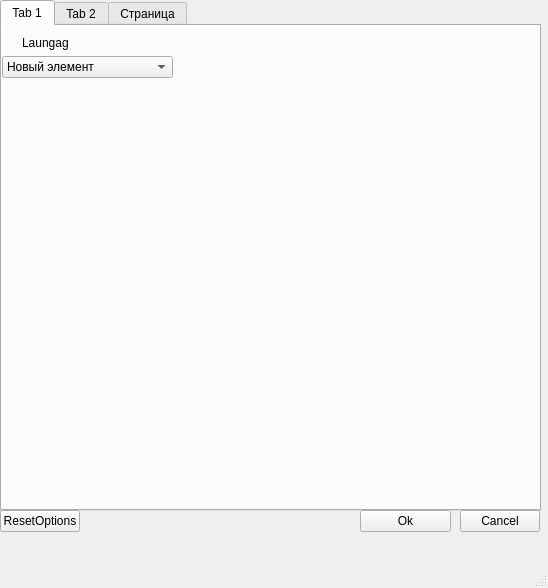
<?xml version="1.0" encoding="UTF-8"?>
<ui version="4.0">
 <class>MainWindow</class>
 <widget class="QMainWindow" name="MainWindow">
  <property name="geometry">
   <rect>
    <x>0</x>
    <y>0</y>
    <width>548</width>
    <height>588</height>
   </rect>
  </property>
  <property name="windowTitle">
   <string>MainWindow</string>
  </property>
  <widget class="QWidget" name="centralwidget">
   <widget class="QTabWidget" name="tabWidget">
    <property name="geometry">
     <rect>
      <x>0</x>
      <y>0</y>
      <width>541</width>
      <height>511</height>
     </rect>
    </property>
    <property name="currentIndex">
     <number>0</number>
    </property>
    <widget class="QWidget" name="tab">
     <property name="toolTip">
      <string>&lt;html&gt;&lt;head/&gt;&lt;body&gt;&lt;p&gt;ф&lt;/p&gt;&lt;/body&gt;&lt;/html&gt;</string>
     </property>
     <attribute name="title">
      <string>Tab 1</string>
     </attribute>
     <widget class="QComboBox" name="CbLaungage">
      <property name="geometry">
       <rect>
        <x>0</x>
        <y>30</y>
        <width>171</width>
        <height>22</height>
       </rect>
      </property>
      <item>
       <property name="text">
        <string>Новый элемент</string>
       </property>
      </item>
      <item>
       <property name="text">
        <string>Новый элемент</string>
       </property>
      </item>
      <item>
       <property name="text">
        <string>Новый элемент</string>
       </property>
      </item>
     </widget>
     <widget class="QLabel" name="LbLaungage">
      <property name="geometry">
       <rect>
        <x>20</x>
        <y>10</y>
        <width>47</width>
        <height>14</height>
       </rect>
      </property>
      <property name="text">
       <string>Laungage</string>
      </property>
     </widget>
    </widget>
    <widget class="QWidget" name="tab_2">
     <attribute name="title">
      <string>Tab 2</string>
     </attribute>
    </widget>
    <widget class="QWidget" name="tab_3">
     <attribute name="title">
      <string>Страница</string>
     </attribute>
    </widget>
   </widget>
   <widget class="QPushButton" name="BtnOk">
    <property name="geometry">
     <rect>
      <x>360</x>
      <y>510</y>
      <width>91</width>
      <height>22</height>
     </rect>
    </property>
    <property name="text">
     <string>Ok</string>
    </property>
   </widget>
   <widget class="QPushButton" name="BtnCancel">
    <property name="geometry">
     <rect>
      <x>460</x>
      <y>510</y>
      <width>80</width>
      <height>22</height>
     </rect>
    </property>
    <property name="text">
     <string>Cancel</string>
    </property>
   </widget>
   <widget class="QPushButton" name="BtnResetOptions">
    <property name="geometry">
     <rect>
      <x>0</x>
      <y>510</y>
      <width>80</width>
      <height>22</height>
     </rect>
    </property>
    <property name="text">
     <string>ResetOptions</string>
    </property>
   </widget>
  </widget>
  <widget class="QMenuBar" name="menubar">
   <property name="geometry">
    <rect>
     <x>0</x>
     <y>0</y>
     <width>548</width>
     <height>21</height>
    </rect>
   </property>
  </widget>
  <widget class="QStatusBar" name="statusbar"/>
 </widget>
 <resources/>
 <connections/>
</ui>
